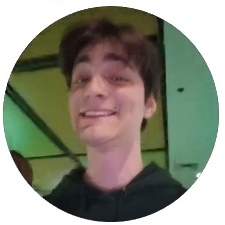
#> input picture API/v2_ACTUAL/faceRec_part/known_faces/uzbek/3.jpg, 225 x 225 px, given in place of the camera
$ python analize_cam.py   (older library calls are emulated)
#> lines starting #> are read from the running program, lines starting #| are printed output that depends on the picture; after the words box and inside, x2 and y2 are one past the last pixel; in counts of white or black regions, pixels touching at a corner belong together
import cv2
import numpy as np

def calculate_brightness(frame):
    hsv = cv2.cvtColor(frame, cv2.COLOR_BGR2HSV)
    brightness = hsv[...,2].mean()
    return brightness

def calculate_contrast(frame):
    gray = cv2.cvtColor(frame, cv2.COLOR_BGR2GRAY)
    contrast = gray.std()  # стандартное отклонение
    return contrast

def calculate_sharpness(frame):
    gray = cv2.cvtColor(frame, cv2.COLOR_BGR2GRAY)
    laplacian = cv2.Laplacian(gray, cv2.CV_64F)
    sharpness = laplacian.var()  # дисперсия Лапласиана
    return sharpness

def calculate_noise(frame):
    gray = cv2.cvtColor(frame, cv2.COLOR_BGR2GRAY)
    blur = cv2.GaussianBlur(gray, (3, 3), 0)
    noise = np.mean(np.abs(gray - blur))
    return noise

def calculate_blur(frame):
    gray = cv2.cvtColor(frame, cv2.COLOR_BGR2GRAY)
    variance = cv2.Laplacian(gray, cv2.CV_64F).var()
    return variance

cap = cv2.VideoCapture(0)

while True:
    ret, frame = cap.read()
#> frame is the input picture: shape (225, 225, 3); mean B, G, R 123.1, 137.6, 136.3
    if not ret:
        break

    brightness = calculate_brightness(frame)
#> in calculate_brightness, `hsv = cv2.cvtColor(frame, cv2.COLOR_BGR2HSV)`: hsv: shape (225, 225, 3); mean H, S, V 46.7, 68.7, 146.7
#> in calculate_brightness, `brightness = hsv[...,2].mean()`: brightness = 146.7
#> brightness = 146.7
    contrast = calculate_contrast(frame)
#> in calculate_contrast, `gray = cv2.cvtColor(frame, cv2.COLOR_BGR2GRAY)`:
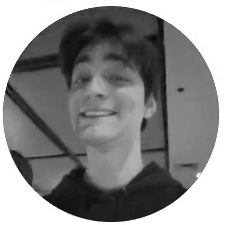
#> gray: shape (225, 225); min 8, max 255, mean 135.6
#> in calculate_contrast, `contrast = gray.std()`: contrast = 81.71
#> contrast = 81.71
    sharpness = calculate_sharpness(frame)
#> in calculate_sharpness, `laplacian = cv2.Laplacian(gray, cv2.CV_64F)`:
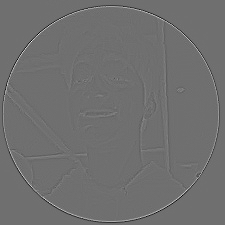
#> laplacian: shape (225, 225) float64; min -388, max 497, mean 0; drawn with min black and max white
#> in calculate_sharpness, `sharpness = laplacian.var()`: sharpness = 919.2
#> sharpness = 919.2
    noise = calculate_noise(frame)
#> in calculate_noise, `blur = cv2.GaussianBlur(gray, (3, 3), 0)`:
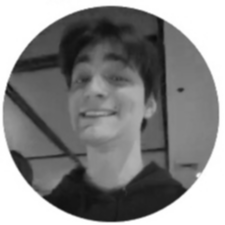
#> blur: shape (225, 225); min 11, max 255, mean 135.6
#> in calculate_noise, `noise = np.mean(np.abs(gray - blur))`: noise = 60.54
#> noise = 60.54
    blur = calculate_blur(frame)
#> in calculate_blur, `variance = cv2.Laplacian(gray, cv2.CV_64F).var()`: variance = 919.2
#> blur = 919.2
    # Вывод информации на изображение
    text = f"Brightness: {brightness:.1f} | Contrast: {contrast:.1f} | | Noise: {noise:.1f} | Blur: {blur:.1f}"# Sharpness: {sharpness:.1f}
    cv2.putText(frame, text, (10, 30), cv2.FONT_HERSHEY_SIMPLEX, 0.6, (0,255,0), 2)
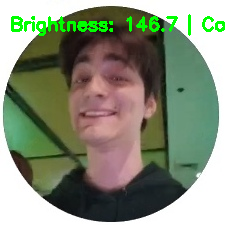
#> frame: shape (225, 225, 3); 2.74% of pixels changed, all inside (x1, y1, x2, y2) = (11, 14, 225, 36)

    cv2.imshow("Quality Analysis", frame)

    if cv2.waitKey(1) & 0xFF == ord('q'):
#> (key q is pressed here)
        break

cap.release()
cv2.destroyAllWindows()
